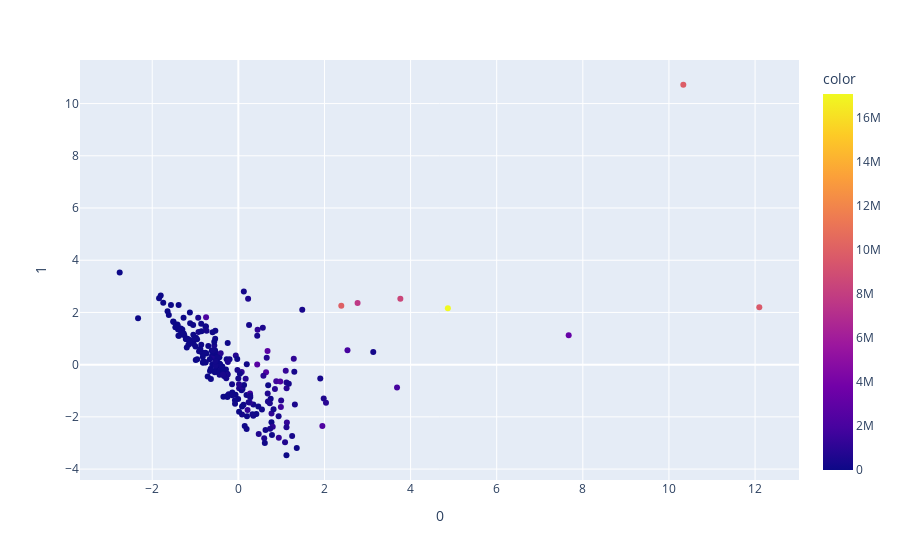

The notebook cell saved with this chart:
### Code cell
import plotly.express as px
fig = px.scatter(X_pca, x=0, y=1,color=df1['Surface area'])
fig.show()

### Figure 1 — Plotly figure (JSON) as saved in the notebook; plotly's stock layout.template omitted (floating-point values rounded to 4 significant figures; data arrays with more than 128 entries replaced by an {"elided": "..."} marker saying what was removed)
{"data": [{"hovertemplate": "0=%{x}<br>1=%{y}<br>color=%{marker.color}<extra></extra>", "legendgroup": "", "marker": {"color": {"elided": "229 float values"}, "coloraxis": "coloraxis", "symbol": "circle"}, "mode": "markers", "name": "", "orientation": "v", "showlegend": false, "type": "scatter", "x": {"elided": "229 float values"}, "xaxis": "x", "y": {"elided": "229 float values"}, "yaxis": "y"}], "layout": {"coloraxis": {"colorbar": {"title": {"text": "color"}}, "colorscale": [[0, "#0d0887"], [0.1111, "#46039f"], [0.2222, "#7201a8"], [0.3333, "#9c179e"], [0.4444, "#bd3786"], [0.5556, "#d8576b"], [0.6667, "#ed7953"], [0.7778, "#fb9f3a"], [0.8889, "#fdca26"], [1, "#f0f921"]]}, "legend": {"tracegroupgap": 0}, "margin": {"t": 60}, "xaxis": {"anchor": "y", "domain": [0, 1], "title": {"text": "0"}}, "yaxis": {"anchor": "x", "domain": [0, 1], "title": {"text": "1"}}}}
